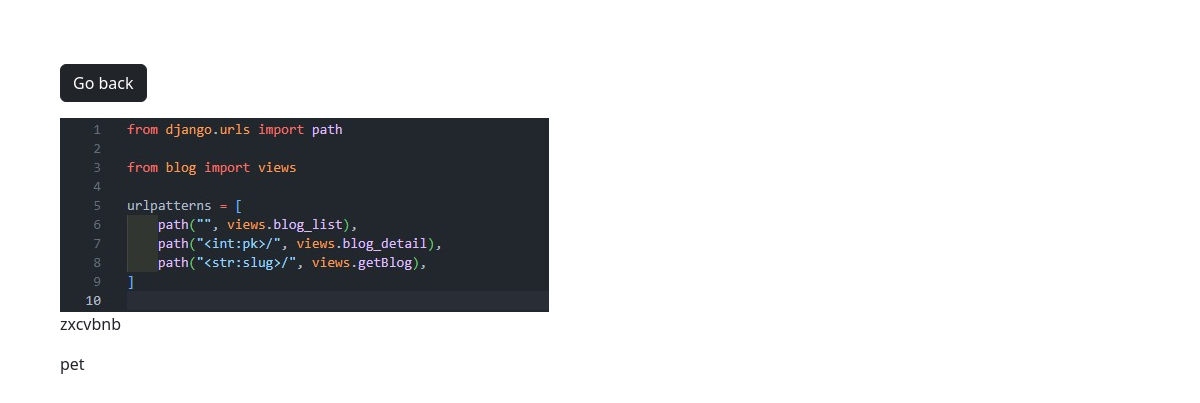
The app's page /photo/7 with its own data.
### photos/models.py (models this page shows, shortened)
class Photo(models.Model):
    category=models.ForeignKey('Category', on_delete=models.SET_NULL, null=True, blank=True)
    image=models.ImageField(null=True,blank=True)
    description=models.CharField(max_length=200,null=False,blank=False)

class Category(models.Model):
    name=models.CharField(max_length=200, null=False,blank=False)

### photos/views.py (the view)
# urls.py: path('photo/<str:pk>', views.viewPhoto, name='photo'),
def viewPhoto(request, pk):
    photo = Photo.objects.get(id=pk)
    return render(request, 'photos/photo.html', {'photo': photo})

### photos/templates/photos/photo.html (shortened to what this page needs)
<!DOCTYPE html>
<html>
<head>
<head>
    <link href="https://cdn.jsdelivr.net/npm/bootstrap@5.3.0-alpha1/dist/css/bootstrap.min.css" rel="stylesheet">
  </head>
<body class="m-5">
<div class="container">
    <div class="row justify-content--center">
        <div class="col">
            <div class="col">
                <a href="{% url 'gallery' %}" class="btn btn-dark my-3">Go back</a>
                <div style="height:90vh;">
                    <img style="max-width:200%; max-height:200%;" src="{{photo.image.url}}">
                     <p>{{photo.description}}</p>
                     <p>{{photo.category.name}}</p>
                </div>
        </div>
    </div>
</div>
    </body>
</html>

### records on screen
Photo: image (picture), description "zxcvbnb", category.name "pet"
